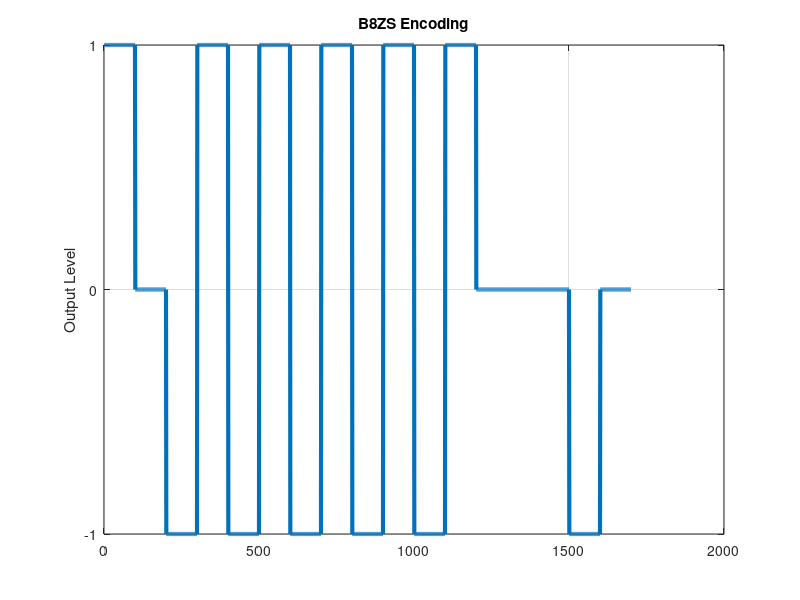

This figure's MATLAB source:
bits = [1 0 1 0 0 0 0 0 0 0 0 0 0 1 1 1 0];              % Input
T = max(size(bits));                                                  % Lenght of input
n = 100;                                                                    % Oversampling rate
x = zeros(1,length(bits)*n);                                     % Output array
y = -1;                                                                        % For Bipolar Encoding  
counter = 0;                                                              % Counter for count zeros

for j = 0:length(bits)-1
  if (bits(j+1) == 0)                                                    % Control of input
    counter = counter + 1;  
if (counter == 8)
      x((j-8)*n+1:(j-7)*n) = 0;                                        % B8ZS Encoding for 8 consecutive "0"
      x((j-7)*n+1:(j-6)*n) = 0;
      x((j-6)*n+1:(j-5)*n) = 0;	
      x((j-5)*n+1:(j-4)*n) = y;
      x((j-4)*n+1:(j-3)*n) = -y;
      y = -y;
      x((j-3)*n+1:(j-2)*n) = 0;
      x((j-2)*n+1:(j-1)*n) = y;
      x((j-1)*n+1:j*n) = -y;
      y = -y;
      counter = 0;
else
    counter = 0;                                                            
    x((j-1)*n+1:j*n) = -y;                                                  % B8ZS Encoding for input "1"
    y = -y;
end
  end
end

figure;                                             % Ploting the figure
plot(x,'LineWidth',3); grid on
title('B8ZS Encoding')
set(gca,'YTick',[-1:1]);
ylabel('Output Level') 